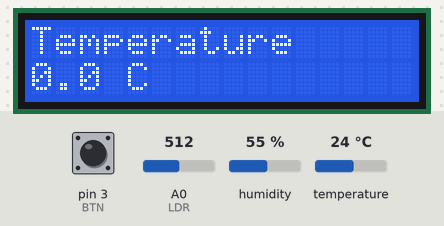
The sketch below on a simulated Arduino Uno, built with avr-gcc and run on an emulated ATmega328P. On the bench: 16×2 character LCD. The inputs (shaded band) are chosen by the test bench; at power-on: pin 3 (BTN) HIGH, A0 (LDR) = 512, humidity 55 %, temperature 24 °C. What the sketch prints to the serial monitor is not drawn.

Above: at 1.2 s.
1.3 s: pin 3 (BTN) pulled LOW for 0.15 s
At 2.5 s:
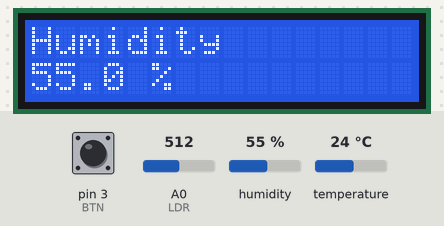
3.5 s: pin 3 (BTN) pulled LOW for 1 s
At 3.9 s:
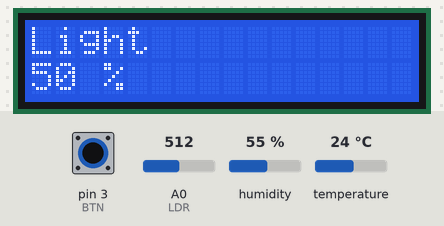
6.0 s: A0 (LDR) set to 716
At 6.6 s:
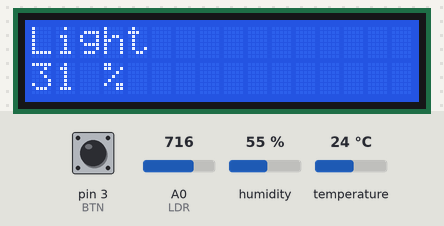
7.5 s: A0 (LDR) set to 900
At 9.1 s:
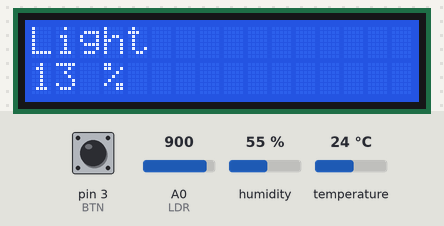
9.5 s: A0 (LDR) set to 1023
At 10.8 s:
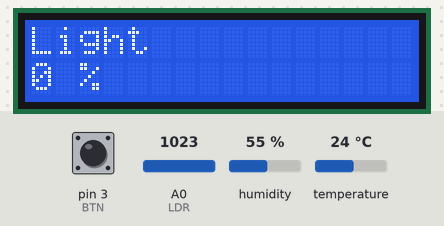
Timing chart, 0 to 12.5 s (numbered marks = the images above; inputs shaded):
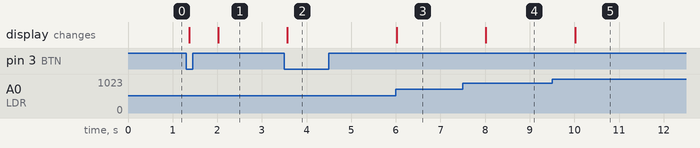

Measured:
- after the input at 1.3 s, the display: first changes after 0.07 s (image 1 shows a later state)
- after the input at 3.5 s, the display: changes after 0.06 s (image 2)
- after the input at 6.0 s, the display: changes at once (image 3)
- after the input at 7.5 s, the display: changes after 0.51 s (image 4)
- after the input at 9.5 s, the display: changes after 0.52 s (image 5)

The sketch:

sketch.ino
```cpp
#include <DHT.h>
#include <LiquidCrystal_I2C.h>

#define DHTPIN 2
#define BTN 3
#define LDR A0

DHT dht(DHTPIN, DHT22);
LiquidCrystal_I2C lcd(0x27, 16, 2);

enum State { TEMP, HUM, LIGHT };
State state = TEMP;

int lastRead = HIGH, stableBtn = HIGH;
unsigned long lastChange = 0, lastSample = 0, lastLog = 0;
float t = 0, h = 0;
int light = 0;
bool needDraw = true;

void draw() {
  lcd.clear();
  switch (state) {
    case TEMP:
      lcd.print("Temperature");
      lcd.setCursor(0, 1);
      lcd.print(t, 1); lcd.print(" C");
      break;
    case HUM:
      lcd.print("Humidity");
      lcd.setCursor(0, 1);
      lcd.print(h, 1); lcd.print(" %");
      break;
    case LIGHT:
      lcd.print("Light");
      lcd.setCursor(0, 1);
      lcd.print(light); lcd.print(" %");
      break;
  }
}

void setup() {
  Serial.begin(9600);
  pinMode(BTN, INPUT_PULLUP);
  dht.begin();
  lcd.init();
  lcd.backlight();
  Serial.println("ms,temp,hum,light");
}

void loop() {
  unsigned long now = millis();

  // Debounce
  int r = digitalRead(BTN);
  if (r != lastRead) { lastChange = now; lastRead = r; }
  if (now - lastChange > 50 && r != stableBtn) {
    stableBtn = r;
    if (stableBtn == LOW) {            // press detected
      state = (State)((state + 1) % 3);
      needDraw = true;
    }
  }

  // Sample sensors every 2 s
  if (now - lastSample >= 2000) {
    lastSample = now;
    t = dht.readTemperature();
    h = dht.readHumidity();
    light = map(analogRead(LDR), 0, 1023, 100, 0);
    needDraw = true;
  }

  // Log every 10 s
  if (now - lastLog >= 10000) {
    lastLog = now;
    Serial.print(now); Serial.print(',');
    Serial.print(t);   Serial.print(',');
    Serial.print(h);   Serial.print(',');
    Serial.println(light);
  }

  if (needDraw) { draw(); needDraw = false; }
}
```
